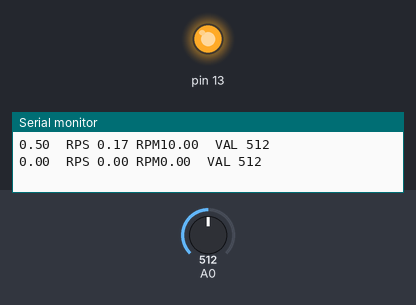
The sketch below on a simulated Arduino Uno, built with avr-gcc and run on an emulated ATmega328P. Parts: output pins drawn as LEDs (lit = HIGH), the last lines printed to the serial monitor. Inputs (shaded band) come from the test bench; at power-on: A0 = 512.

Above: at 1.2 s.
1.3 s: A0 set to 80
2.8 s: A0 set to 69
At 3.6 s:
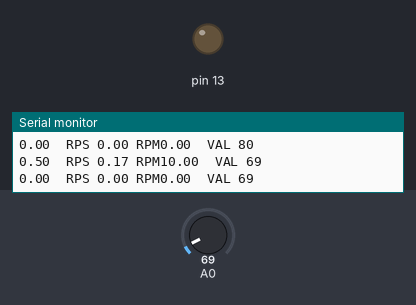
4.3 s: A0 set to 122
At 4.7 s:
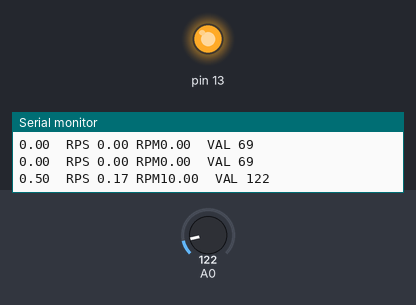
5.8 s: A0 set to 0
At 7.0 s:
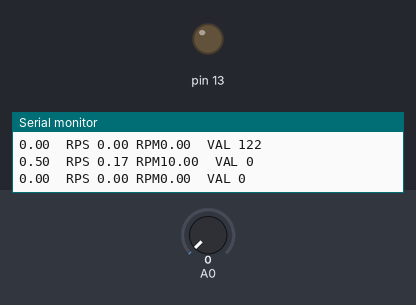
Timing chart, 0 to 8.3 s (numbered marks = the images above; inputs shaded):
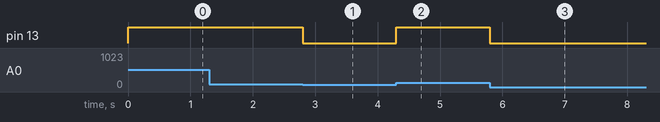

The sketch:

tachometer_v2.ino
```cpp
int val;
long last=0;
int stat=LOW;
int stat2;
int contar=0;

int sens=75;  // this value indicates the limit reading between dark and light,
              // it has to be tested as it may change acording on the
              // distance the leds are placed.
int nPalas=6; // the number of blades of the propeller

int time=500; // the time it takes each reading
void setup()
{
  Serial.begin(9600);
  pinMode(13,OUTPUT);
}

void loop()
{
  val=analogRead(0);
  if(val<sens)
    stat=LOW;
   else
    stat=HIGH;
   digitalWrite(13,stat); //as iR light is invisible for us, the led on pin 13
                          //indicate the state of the circuit.

   if(stat2!=stat){  //counts when the state change, thats from (dark to light) or
                     //from (light to dark), remmember that IR light is invisible for us.
     contar++;
     stat2=stat;
   }
   if(millis()-last>=time){
     double rps=((double)contar/nPalas)/2.0*1000.0/time;
     double rpm=((double)contar/nPalas)/2.0*60000.0/(time);
     Serial.print((contar/2.0));Serial.print("  RPS ");Serial.print(rps);
     Serial.print(" RPM");Serial.print(rpm);Serial.print("  VAL ");Serial.println(val);
     contar=0;
     last=millis();
   }
}
```

Measured:
- the behaviour switches between 75 and 74 on A0 (found by bisection; images 0 and 1)
- after the input at 2.8 s, pin 13: HIGH → LOW at once
- after the input at 4.3 s, pin 13: LOW → HIGH at once
- after the input at 5.8 s, pin 13: HIGH → LOW at once
